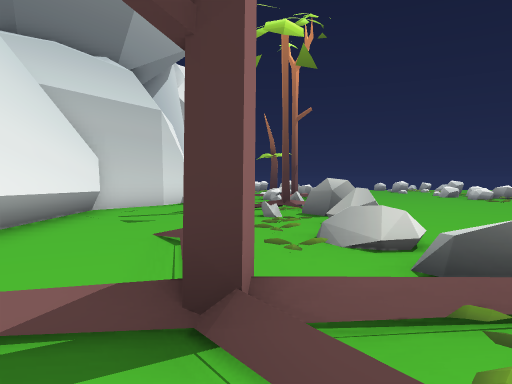
[1] (above)

19 first-person views from a walk through a 3-D level made in the Unity game engine. The camera is 1.3 m above the floor, tilts 2° down and sees 70° across. The floor is counted in squares, 1.8 m on a side. Each view is taken from the middle of a square. On the plan, view 1 faces up. The plan holds only what a view shows up to about 11 squares ahead; the rest is blank. The place goes on beyond the plan. The player character is not drawn.

[2]
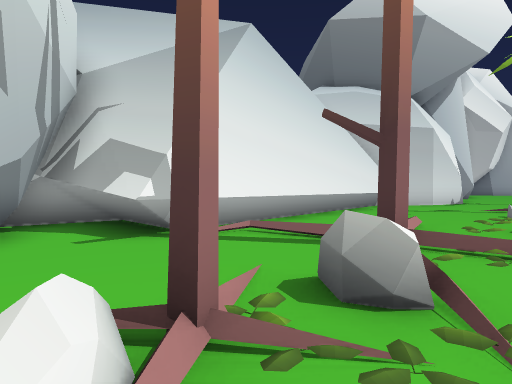

[3]
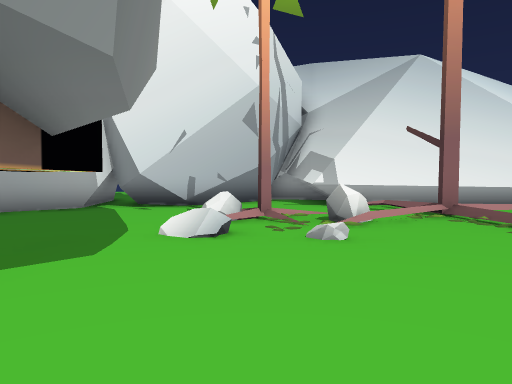

[4]
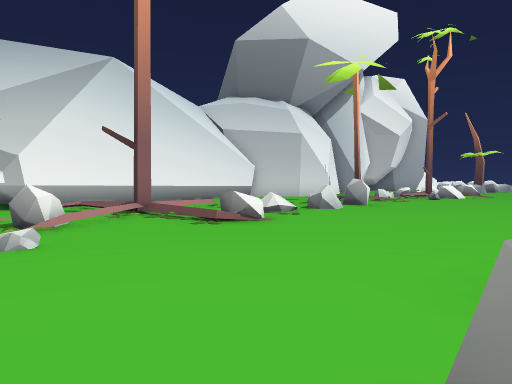

[5]
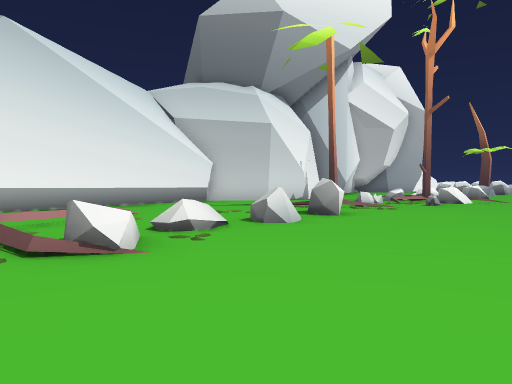

[6]
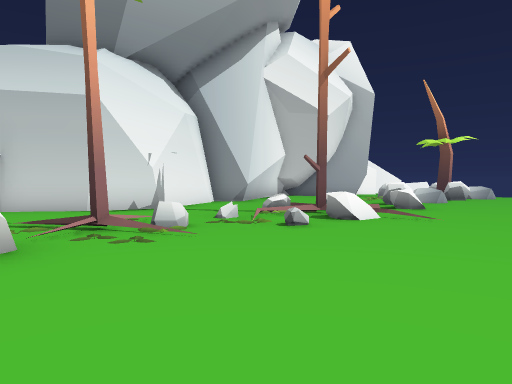

[7]
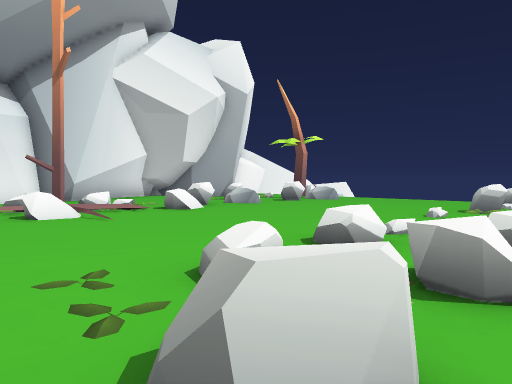

[8]
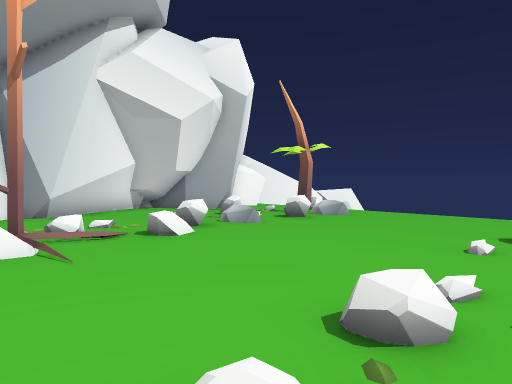

[9]
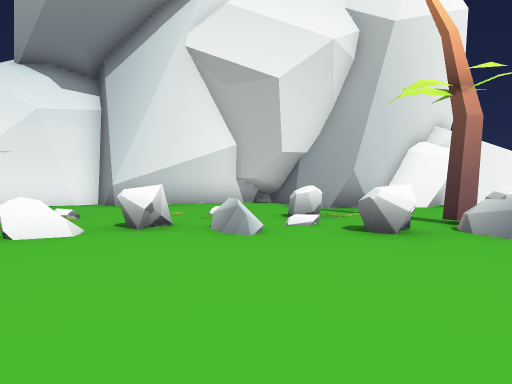

[10]
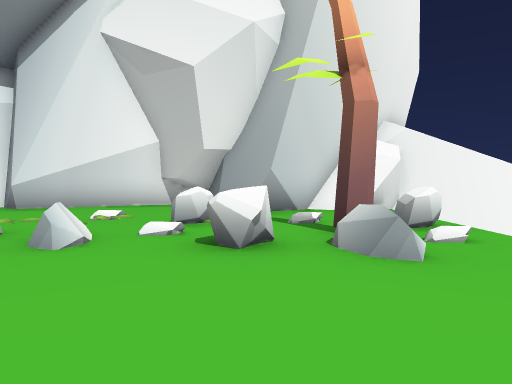

[11]
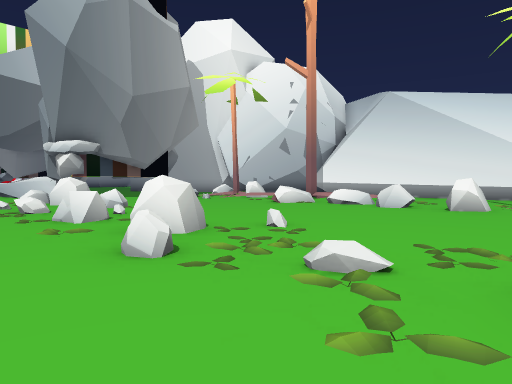

[12]
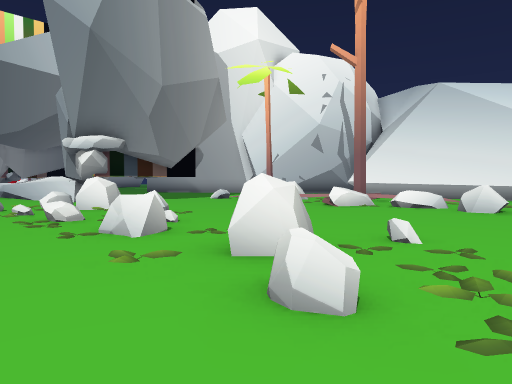

[13]
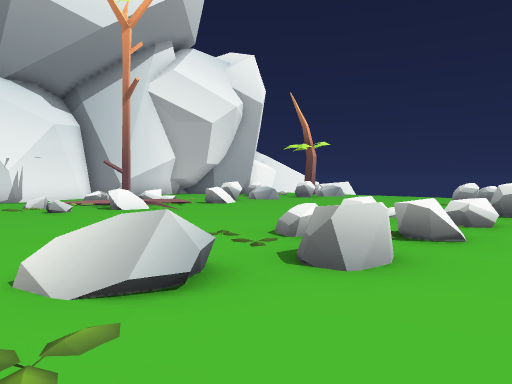

[14]
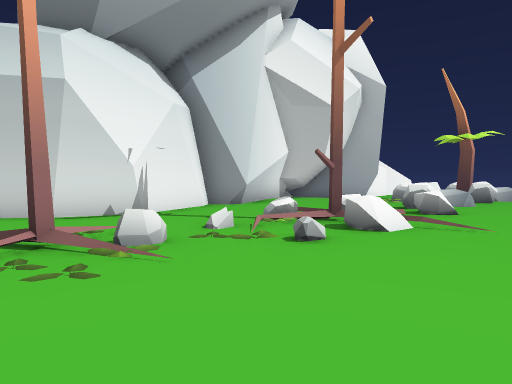

[15]
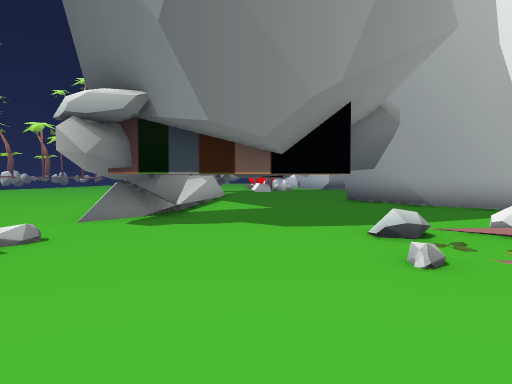

[16]
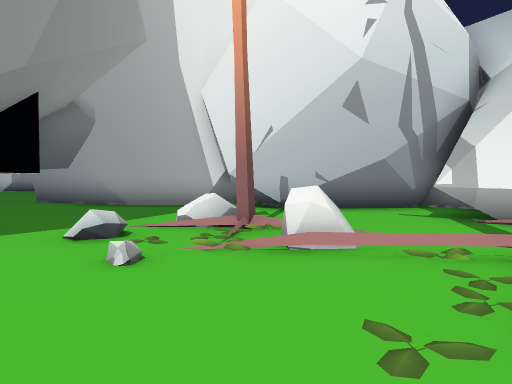

[17]
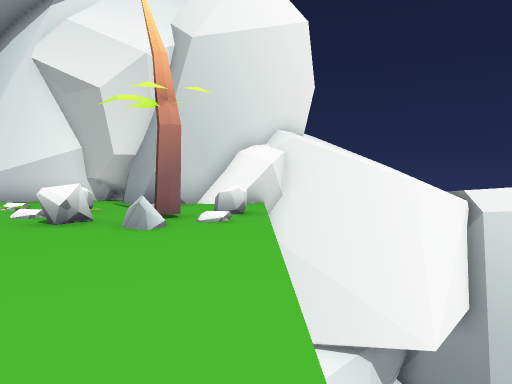

[18]
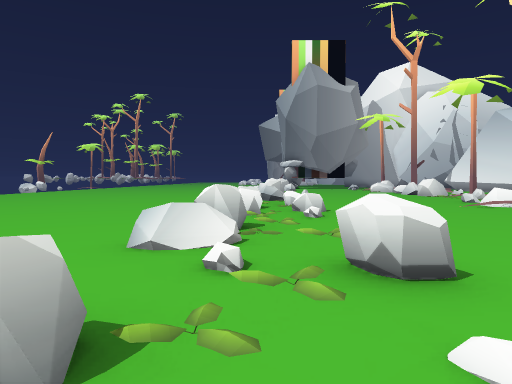

[19]
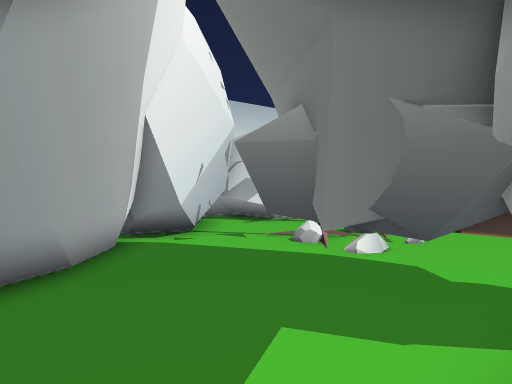

### Floor plan
Key: @ floor where view 1 was taken; # wall or solid block; x gap in a wall; . main floor; : floor 0.25 m higher than the main floor; / step, stairs or slope; = window, fence, low wall or low ledge; ^ raised ledge; v drop or lower ground; T tree; H thing the floor can be seen under or through; R rock; O other object.
Columns run from 6 left of view 1 to 11 right of it. Each row starts with its distance up from view 1.
 26   #v
 25   #v
 24   ##..R........
 23    #....R.....O.O
 22    #...TR...../.O
 21    ##...R....../.
 20   ##..O/......O/..
 19   #...///.....//O.
 18   #..../........O.
 17   #....O..........
 16   ##.../R.....//..
 15   ##...R .....RR.
 14   ##..:TT...../R.
 13    #...RR.....R/.
 12    #...:/....../..
 11    #..../...././..
 10   ##...#/.....//..
  9   #...TT/....////.
  8   #....x....../...
  7   #.../==....//=..
  6   #...//=....//...
  5   #...//......#//.
  4   #..////...../..
  3   #.....=...../=.
  2   #...#/=..../...
  1   ##..H/.....///.
  0 ####. @H.....././
 -1 #...../.#....^#/
 -2 ###...T./.....x/
 -3   ##...#/.....=.
 -4    #.....HHHH...
 -5    ##...HHH. #..
 -6   ###......./ ...
 -7     ##....../ ...
 -8      ##...../  ...
 -9       #...../  ...
-10       ##.   /
-11        ..

Positions as (right, up) in squares from view 1, and headings:
1: (0, 0), facing up
2: (2, -3), facing up-left
3: (7, -2), facing left
4: (7, -2), facing up-left
5: (6, 1), facing up-left
6: (6, 7), facing up-left
7: (10, 11), facing up-left
8: (9, 12), facing up-left
9: (7, 19), facing left
10: (6, 21), facing left
11: (11, 10), facing down-left
12: (11, 8), facing down-left
13: (11, 9), facing up-left
14: (5, 8), facing up-left
15: (4, 2), facing down
16: (4, 2), facing down-left
17: (8, 24), facing left
18: (9, 23), facing down
19: (6, -10), facing up-left
